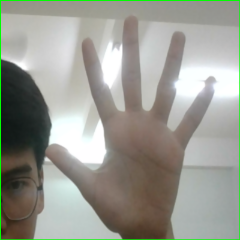
#> input picture ai_control/img_test/attack.png, 240 x 240 px, given in place of the camera
$ python Make_Data_Hand.py
#> lines starting #> are read from the running program, lines starting #| are printed output that depends on the picture
import os
import cv2
import time

# 1.Top
# 2.Bottom
# 3.Right
# 4.Left
# 5.Stop
# 6.Attack

path_data = "train"
label = "Top"

cap = cv2.VideoCapture(0)
index_image = 1
index = index_image
while True:
    _, frame = cap.read()
#> frame is the input picture: shape (240, 240, 3); mean B, G, R 146, 154.7, 153.4

    print(index_image)

    frame = cv2.resize(frame, (600, 600))
#> frame: shape (600, 600, 3)
    frame = cv2.flip(frame, 1)
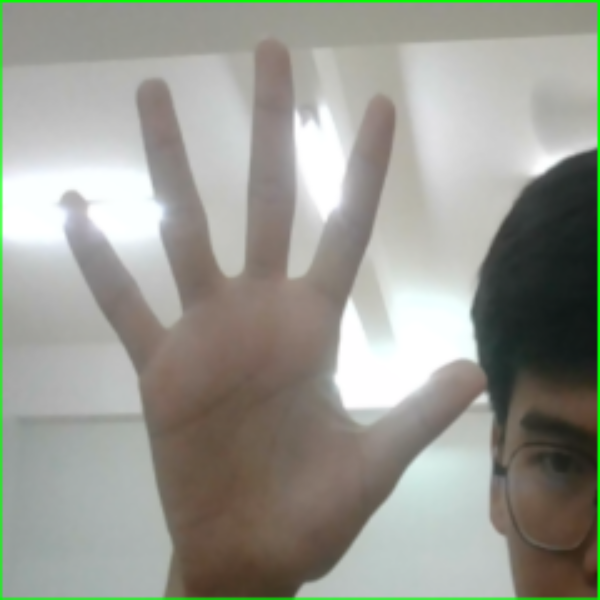
#> frame: shape (600, 600, 3); mean B, G, R 146, 154.6, 153.3
    frame = cv2.GaussianBlur(frame, (3, 3), 0)
    frame = cv2.bilateralFilter(frame, 5, 20, 20)

    if not os.path.exists(path_data):
        os.mkdir(path_data)
    if not os.path.exists(os.path.join(path_data, label)):
        os.mkdir(os.path.join(path_data, label))

    name = label + "_" + str(index_image)
    name_image = name + ".jpg"

    x = 600 - 400
    y = 0
    h = 400
    w = 400

    frame = cv2.rectangle(frame, (x, y), (x+w, y+h), (255, 0, 0), 2)
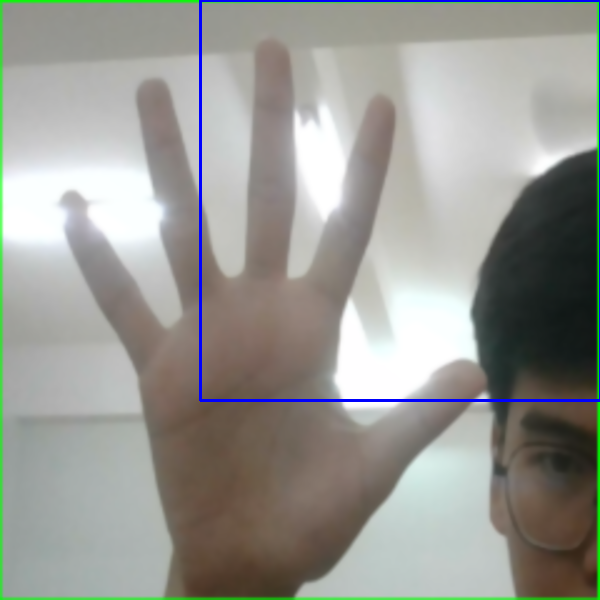
#> frame: shape (600, 600, 3); mean B, G, R 147.6, 152.9, 152.3
    cv2.imshow("anh", frame)

    img_hand = frame[0:400, 200:600]
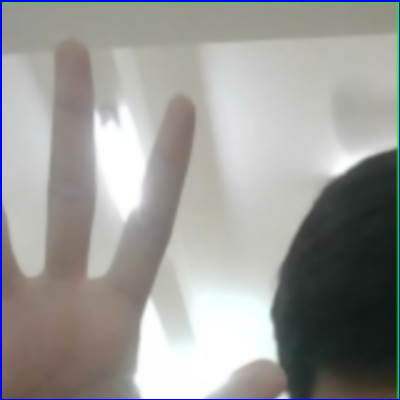
#> img_hand: shape (400, 400, 3); mean B, G, R 152.6, 154.8, 155

    img_resize = cv2.resize(img_hand, (240, 240))
    cv2.imwrite(os.path.join(path_data, label, name_image), img_resize)

    index_image += 1
    if index_image % 1601 == 0:   # lưu tới ảnh n-1
        break

    k = cv2.waitKey(200)
#> (key x is pressed here)
    if k == ord('x'):
        break


cap.release()
cv2.destroyAllWindows()

$ run again, on ai_control/img_test/bot.png
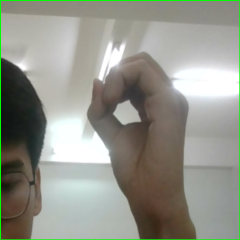
#> input picture ai_control/img_test/bot.png, 240 x 240 px, given in place of the camera
#> frame is the input picture: shape (240, 240, 3); mean B, G, R 139.3, 149.1, 147.6
#> `frame = cv2.rectangle(frame, (x, y), (x+w, y+h), (255, 0, 0), 2)`:
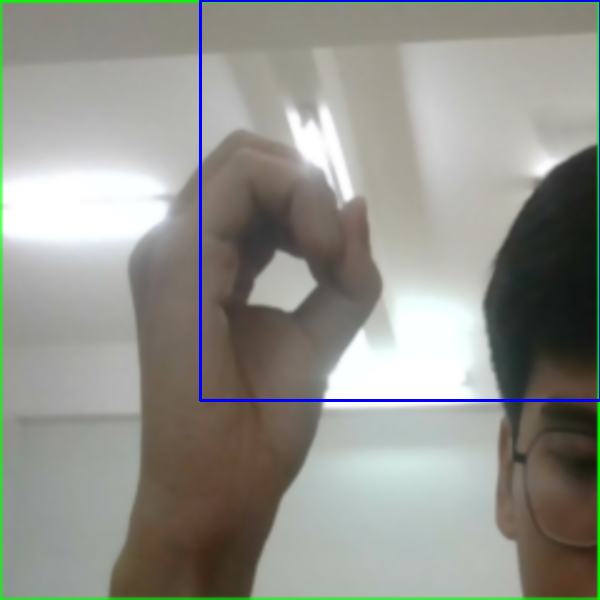
#> frame: shape (600, 600, 3); mean B, G, R 140.9, 147.3, 146.5
#> `img_hand = frame[0:400, 200:600]`:
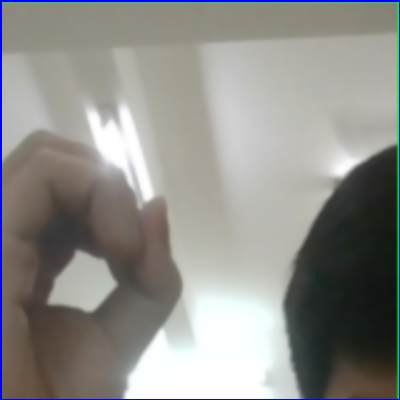
#> img_hand: shape (400, 400, 3); mean B, G, R 139.1, 142.9, 143.6

$ run again, on ai_control/img_test/right.png
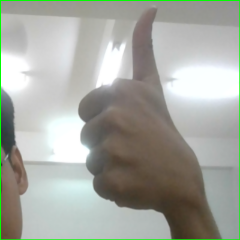
#> input picture ai_control/img_test/right.png, 240 x 240 px, given in place of the camera
#> frame is the input picture: shape (240, 240, 3); mean B, G, R 160, 167.7, 165
#> `frame = cv2.rectangle(frame, (x, y), (x+w, y+h), (255, 0, 0), 2)`:
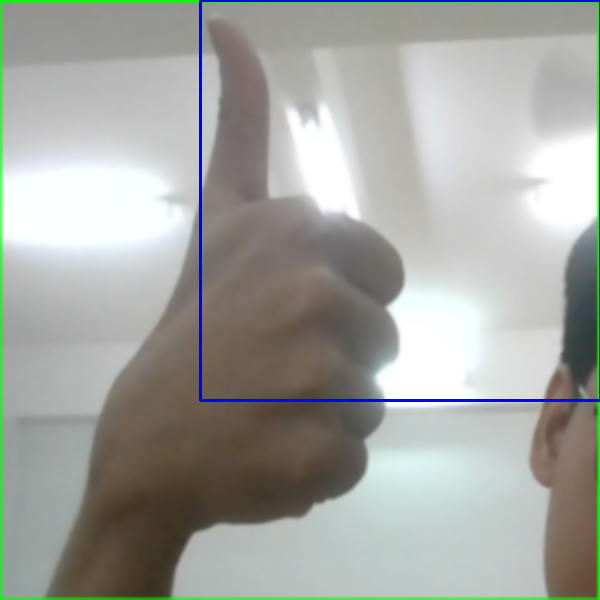
#> frame: shape (600, 600, 3); mean B, G, R 161.5, 165.8, 163.9
#> `img_hand = frame[0:400, 200:600]`:
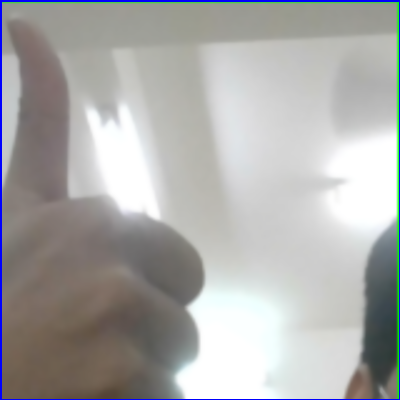
#> img_hand: shape (400, 400, 3); mean B, G, R 170.1, 171, 171.3
